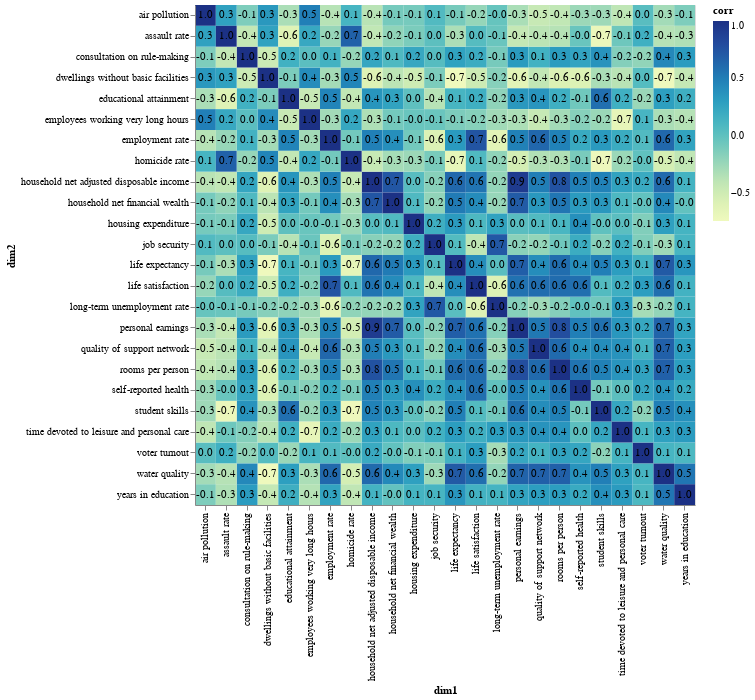

The cell this chart's notebook holds for it:
### Markdown cell above
Now we have the pairwise correlation data in shape that we can visualize:

### Code cell
# we create layered chart, with the base taking in the correlation data corr
# and the basic layout based on the dimensions
base = alt.Chart(corr).encode(
    x='dim1:O',
    y='dim2:O'    
).properties(width=500, height=500)

# a textual layer displaying rounded correlation values
text = base.mark_text().encode( text='label' )

# heatmap of the correlation values
plot = base.mark_rect().encode(
    color='corr:Q'
)

# both layers are combined
plot + text

### Figure 1 — Vega-Lite specification as saved in the notebook (floating-point values rounded to 4 significant figures; data arrays with more than 128 entries replaced by an {"elided": "..."} marker saying what was removed)
{"config": {"view": {"continuousWidth": 400, "continuousHeight": 300}}, "layer": [{"mark": "rect", "encoding": {"color": {"type": "quantitative", "field": "corr"}, "x": {"type": "ordinal", "field": "dim1"}, "y": {"type": "ordinal", "field": "dim2"}}, "height": 500, "width": 500}, {"mark": "text", "encoding": {"text": {"type": "nominal", "field": "label"}, "x": {"type": "ordinal", "field": "dim1"}, "y": {"type": "ordinal", "field": "dim2"}}, "height": 500, "width": 500}], "data": {"name": "data-5d6dc6d28089e5b9c35244ae1e705e70"}, "$schema": "https://vega.github.io/schema/vega-lite/v4.8.1.json", "datasets": {"data-5d6dc6d28089e5b9c35244ae1e705e70": {"elided": "576 records"}}}
